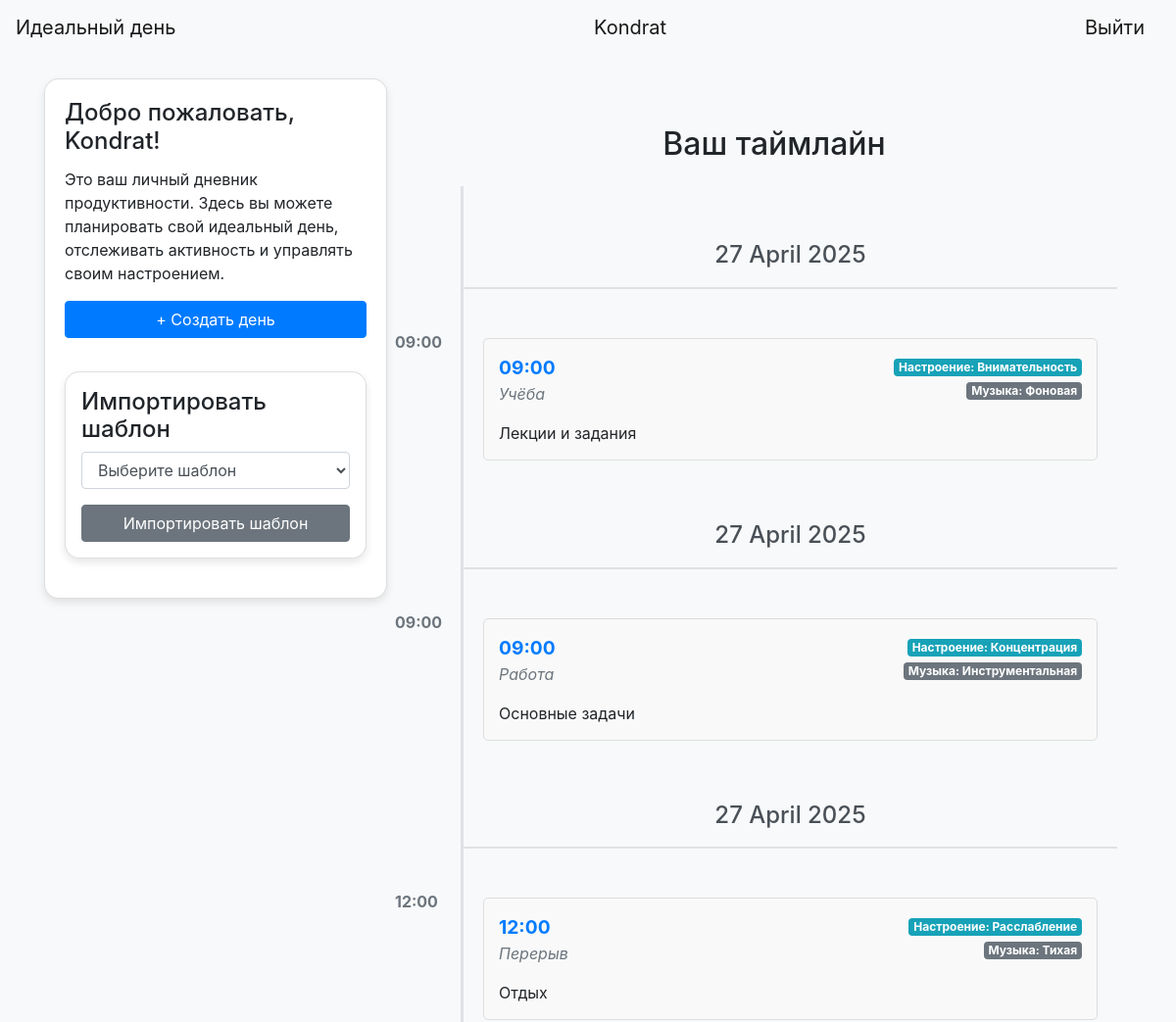
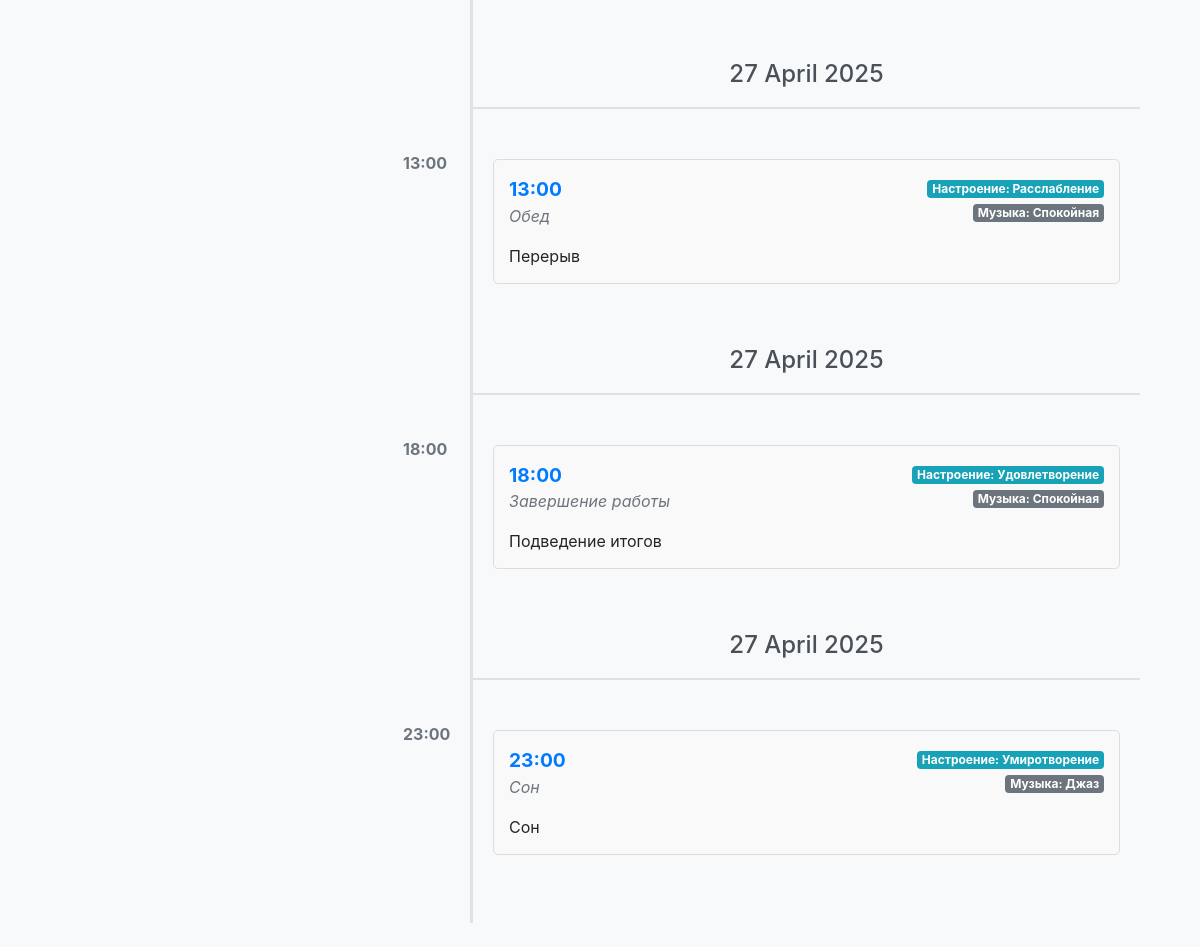
Screenshot of / (signed in) with the database file from the repository (2 pictures, top to bottom).
### data/users.py (models this page shows, shortened)
class User(SqlAlchemyBase, UserMixin, SerializerMixin):
    __tablename__ = 'users'
    id = sqlalchemy.Column(sqlalchemy.Integer, primary_key=True, autoincrement=True)
    email = sqlalchemy.Column(sqlalchemy.String, index=True, unique=True, nullable=True)
    name = sqlalchemy.Column(sqlalchemy.String, nullable=True)
    hashed_password = sqlalchemy.Column(sqlalchemy.String, nullable=True)
    avatar = sqlalchemy.Column(sqlalchemy.String, nullable=True)
    events = orm.relationship('Events', back_populates='user')

### data/events.py (models this page shows)
class Events(SqlAlchemyBase, SerializerMixin):
    __tablename__ = 'events'
    id = sqlalchemy.Column(sqlalchemy.Integer, primary_key=True, autoincrement=True)
    title = sqlalchemy.Column(sqlalchemy.String, nullable=True)
    time = sqlalchemy.Column(sqlalchemy.DateTime, nullable=False)
    activity_type = sqlalchemy.Column(sqlalchemy.String, nullable=True)
    mood = sqlalchemy.Column(sqlalchemy.String, nullable=True)
    music = sqlalchemy.Column(sqlalchemy.String, nullable=True)
    user_id = sqlalchemy.Column(sqlalchemy.Integer, sqlalchemy.ForeignKey("users.id"))
    user = orm.relationship('User')

### index.py (the view)
@app.route("/")
def index():
    db_sess = db_session.create_session()
    events = []
    if current_user.is_authenticated:
        if current_user.id != 1:
            events = db_sess.query(Events).filter(Events.user_id == current_user.id).order_by(Events.time).all()
        else:
            events = db_sess.query(Events).order_by(Events.time).all()
        for event in events:
            event.formatted_date = event.time.strftime('%d %B %Y')
    return render_template("index.html", events=events, title='Идеальный день')

### data/db_session.py (called while the page is built)
def create_session() -> Session:
    global __factory
    return __factory()

### index.py (called while the page is built)
@login_manager.user_loader
def load_user(user_id):
    db_sess = db_session.create_session()
    return db_sess.query(User).get(user_id)

### templates/index.html (shortened to what this page needs)
{% extends "base.html" %}
{% block content %}
{% if current_user.is_authenticated %}
  <div class="row">
  <div class="col-md-4 mb-4">
  <div class="card card-custom">
  <div class="card-body">
  <h4 class="card-title">Добро пожаловать, {{ current_user.name }}!</h4>
  <p class="card-text">Это ваш личный дневник продуктивности. Здесь вы можете планировать свой идеальный день,
      отслеживать активность и управлять своим настроением.</p>
      <div class="d-flex flex-column mt-3">
          <a class="btn btn-primary btn-custom btn-spacing" href="/events">+ Создать день</a>
          <div class="card card-custom p-3 mt-4">
          <h4>Импортировать шаблон</h4>
          <form method="post" action="/import-template">
            <div class="form-group">
              <select name="template_name" class="form-control" required>
                <option value="">Выберите шаблон</option>
              </select>
            </div>
            <button type="submit" class="btn btn-secondary btn-block">Импортировать шаблон</button>
          </form>
          </div>
          </div>
      </div>
  </div>
  </div>
{% endif %}
{% if current_user.is_authenticated %}
    <div class="col-md-8 mb-8">
        <div class="container mt-5">
            <h2 class="mb-4 text-center">Ваш таймлайн</h2>
            {% if events %}
                <div class="timeline">
                    {% set current_day = None %}
                    {% for event in events %}
                        {% if current_day != event.formatted_date %}
                            <div class="timeline-day">
                                <h4>{{ event.formatted_date }}</h4>
                            </div>
                            {% set current_day = event.formatted_date %}
                        {% endif %}
                        <div class="timeline-item">
                            <div class="timeline-time">{{ event.time.strftime('%H:%M') }}</div>
                            <div class="card-body">
                                <div class="event">
                                    <div class="d-flex justify-content-between">
                                        <div>
                                            <div class="event-time">{{ event.time.strftime('%H:%M') }}</div>
                                            <div class="event-type">{{ event.title }}</div>
                                        </div>
                                        <div class="text-right">
                                            <span class="badge badge-info">Настроение: {{ event.mood }}</span><br>
                                            <span class="badge badge-secondary">Музыка: {{ event.music }}</span>
                                        </div>
                                    </div>
                                    <p class="mt-3 mb-0">{{ event.activity_type }}</p>
                                </div>
                            </div>
                        </div>
                    {% endfor %}
                </div>
            {% else %}
                <p>У вас пока нет событий. Добавьте их, чтобы увидеть таймлайн!</p>
            {% endif %}
        </div>
    </div>
{% else %}
    <div class="alert alert-warning" role="alert">
        Войдите в аккаунт, чтобы увидеть свои события!
    </div>
{% endif %}
{% endblock %}

### templates/base.html (shortened to what this page needs)
<!doctype html>
<html lang="en">
<head>
    <link rel="stylesheet"
          href="https://stackpath.bootstrapcdn.com/bootstrap/4.4.1/css/bootstrap.min.css"
>
    <link rel="stylesheet" type="text/css" href="../static/css/style.css" />
</head>
<body>
<header>
<nav class="navbar navbar-light bg-light">
    <a class="navbar-brand" href="/">Идеальный день</a>
    {% if current_user.is_authenticated %}
      <a class="navbar-brand" href="/account">{{ current_user.name }}</a>
      <a class="navbar-brand" href="/logout">Выйти</a>
    {% else %}
      <p class="mb-0">
        <a class="btn btn-primary" href="/register">Зарегистрироваться</a>
        <a class="btn btn-success" href="/login">Войти</a>
      </p>
    {% endif %}
</nav>
</header>
<main role="main" class="container py-4">
    {% block content %}{% endblock %}
</main>
</body>
</html>

### static/css/style.css (style rules this page uses)
body { background-color: #f8f9fa; }
.card-custom { border-radius: 15px; box-shadow: 0 4px 8px rgba(0,0,0,0.1); margin-bottom: 20px; }
.event-time { font-weight: bold; font-size: 1.2rem; color: #007bff; }
.event-type { font-style: italic; color: #6c757d; }
.btn-spacing { margin-bottom: 10px; }
.event { border: 1px solid #ddd; padding: 15px; border-radius: 5px; background-color: #f9f9f9; }
.timeline { position: relative; padding: 1rem 0; margin-left: 30px; border-left: 3px solid #dee2e6; }
.timeline-item { position: relative; margin-bottom: 2rem; }
.timeline-time { position: absolute; left: -70px; top: 12px; font-weight: bold; color: #6c757d; }
.timeline-day { margin-top: 30px; margin-bottom: 30px; padding: 10px 0; text-align: center; font-size: 1.5rem; font-weight: bold; color: #495057; border-bottom: 2px solid #dee2e6; }

### rows the page displays
User: name "Kondrat"
Events: formatted_date "27 April 2025", time "09:00", title "Учёба", mood "Внимательность", music "Фоновая", activity_type "Лекции и задания"
Events: formatted_date "27 April 2025", time "09:00", title "Работа", mood "Концентрация", music "Инструментальная", activity_type "Основные задачи"
Events: formatted_date "27 April 2025", time "12:00", title "Перерыв", mood "Расслабление", music "Тихая", activity_type "Отдых"
Events: formatted_date "27 April 2025", time "13:00", title "Обед", mood "Расслабление", music "Спокойная", activity_type "Перерыв"
Events: formatted_date "27 April 2025", time "18:00", title "Завершение работы", mood "Удовлетворение", music "Спокойная", activity_type "Подведение итогов"
Events: formatted_date "27 April 2025", time "23:00", title "Сон", mood "Умиротворение", music "Джаз", activity_type "Сон"
